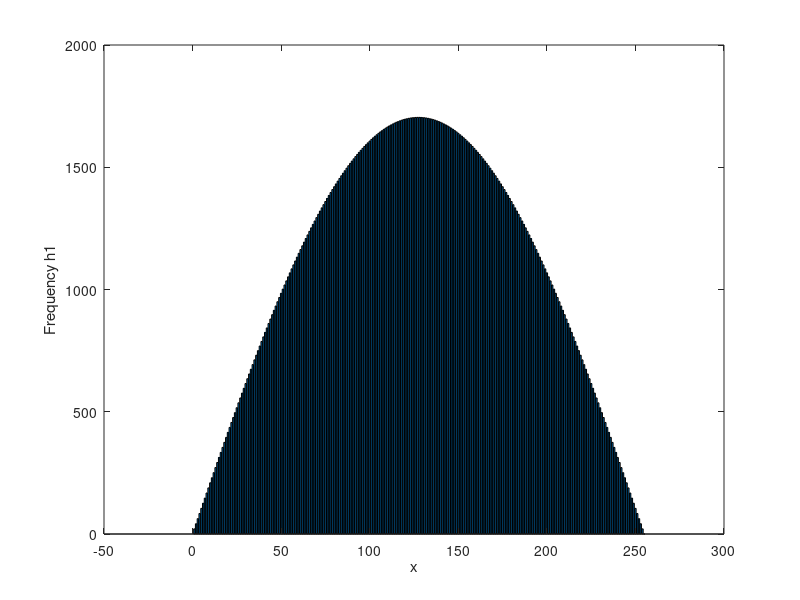

This chart was generated by the following MATLAB code:
x=0:255;
y = 1704*sin(pi*x/255);
bar(x,y);
xlabel('x');
ylabel('Frequency h1');

%y H(D)=1704sin(πD/ 255)
h = 1704*sin(pi*x/255);
% step 0,
%get L, total number of gray levels, 8 bits
L = 2^8; % 256 grey levels, so it needs to be divided into 256 bins
% get n, total number of pixels
n =[];
n(1)= round(1704*sin(pi*0/255));
t=[];
t(1) = n(1);
for d = 2:256
    n(d) = round(1704*sin(pi*(d-1)/255));
    t(d) = t(d-1)+n(d);
end
N = t(256);% total number of pixels
%fprintf("d: %d, v: %d, N: %d\n",d,round(1704*sin(pi*0/255)),N);
